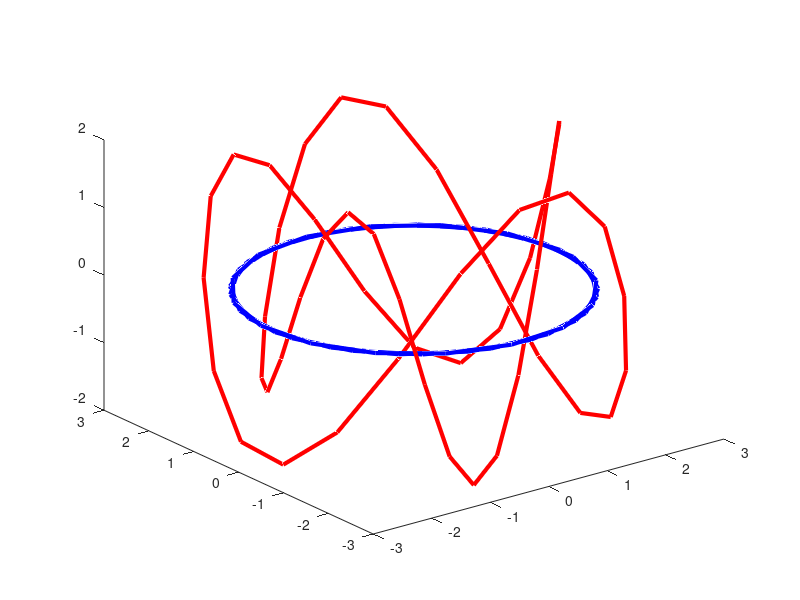

Write MATLAB code to recreate this figure. (Note: this script raises an error after producing the figure.)
function test

  [x,y,z] = circle(50) ;
  plot3(x,y,z,'-b','LineWidth',3) ;
  P = [ x'; y'; z' ] ;

  [x,y,z] = pnts5foil(50) ;
  hold on ;
  plot3(x,y,z,'-r','LineWidth',3) ;
  Q = [ x'; y'; z' ] ;
  
  [L,E] = lk( P, Q ) ;
  
  fprintf('L = %d, err = %g\n', L, E ) ;

end

function [x,y,z] = circle(npts)
  theta = [2*pi*linspace(0,1,npts)]';
  x     = 2.5*cos(3*theta) ;
  y     = 2.5*sin(3*theta) ;
  z     = zeros(size(theta)) ;
end

function [x,y,z] = pnts5foil(npts)
  theta = [2*pi*linspace(0,1,npts)]';
  x     = (7/3)*sin(2*theta)-(2/3)*sin(3*theta) ;
  y     = (7/3)*cos(2*theta)+(2/3)*cos(3*theta) ;
  z     = 2*sin(5*theta) ;
end
